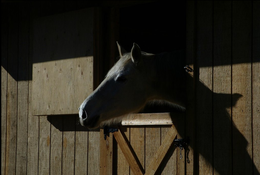
%> input picture images/Horse/1.png, 260 x 175 px, shrunk from 1024 x 690 before the run; its folder holds 3 pictures in this run
$ octave demo.m   (GNU Octave 9; MATLAB toolbox functions it lacks are replaced by stand-ins)
%> lines starting %> are read from the running program, lines starting %| are printed output that depends on the picture
### support functions/load_images.m
% This procedure loads a sequence of images
%
% Arguments:
%   'path', refers to a directory which contains a sequence of JPEG or PPM
%   images
%   'reduce' is an optional parameter that controls downsampling, e.g., reduce = .5
%   downsamples all images by a factor of 2.
%
% tom.mertens@gmail.com, August 2007
%

function I = load_images(path, reduce)
%> called with path = './images/horse', reduce = 1

if ~exist('reduce')
    reduce = 1;
end

if (reduce > 1 || reduce <= 0)
    error('reduce must fulfill: 0 < reduce <= 1');
end

% find all JPEG or PPM files in directory
files = dir([path '/*.tif']);
N = length(files);
if (N == 0)
    files = dir([path '/*.jpg']);
    N = length(files);
    if (N == 0)
    files = dir([path '/*.JPG']);
    N = length(files);
         if (N == 0)
    files = dir([path '/*.bmp']);
    N = length(files);
          if (N == 0)
              files = dir([path '/*.png']);
    N = length(files);
       if (N == 0)
            error('no files found');
       end
          end
         end
    end
end

% allocate memory
sz = size(imread([path '/' files(1).name]));
%> sz = [175 260 3]
r = floor(sz(1)*reduce);
%> r = 175
c = floor(sz(2)*reduce);
%> c = 260
I = zeros(r,c,3,N);

% read all files
for i = 1:N

    % load image
    filename = [path '/' files(i).name];
    im =double(imread(filename));
    if (size(im,1) ~= sz(1) || size(im,2) ~= sz(2))
        error('images must all have the same size');
    end

    % optional downsampling step
    if (reduce < 1)
        im = imresize(im,[r c],'bicubic');
    end
    if size(im,3)==1
    I(:,:,:,i) = cat(3,im,im,im);
    else
    I(:,:,:,i) = im;
    end
end

### support functions/reorderByLum.m
function imgSeq_reordered = reorderByLum(imgSeq)
%%%%%%%%%%%%%%%%%%%%%%%%%%%%%%%%%%%%%%%%%%%%%%%%%%%%%%%%%%%%%%%%%%%%%%%%%%%%%%%%%%%%%%%%%%%%%%%%%
% The function reorder each exposed image according to the expose time                          %
%   input:  1. imgSeq:  input image sequences at multiple exposure levels [0-255]               %
%                                                                                               %
%   output struct:                                                                              %
%           1. imgSeq_reorder: reordered image sequence at multiple exposure levels [0-255]     %
%%%%%%%%%%%%%%%%%%%%%%%%%%%%%%%%%%%%%%%%%%%%%%%%%%%%%%%%%%%%%%%%%%%%%%%%%%%%%%%%%%%%%%%%%%%%%%%%%
imgSeq = double(imgSeq);
m = squeeze(sum(sum(sum(imgSeq, 1), 2), 3));
%> m = [5218161; 12849866; 22408750]
[~, idx] = sort(m);
%> idx = [1; 2; 3]
imgSeq_reordered = imgSeq(:, :, :, idx);

### mef_ssim_d.m
function [oQ, qMap] = mef_ssim_d(imgSeq, fI, C, p, window, structureThres)


imgSeq = double(imgSeq);
fI = double(fI);

[s1, s2, s3] = size(imgSeq);
wSize = size(window,1);
sWindow = ones(wSize) / wSize^2;
xIdxMax = s1-wSize+1;
yIdxMax = s2-wSize+1;
stMap = zeros(xIdxMax, yIdxMax); %static region quality map
dyMap = zeros(xIdxMax, yIdxMax, s3);%dynamic region quality map
for refIdx=1:s3
    %iterative generate pseudo sequence
    numExd =  2*s3-1;
    imgSeqExd = uint8(zeros(s1, s2, numExd));
    imgSeqExd(:,:,1:s3) = uint8(imgSeq);
    count = 0;
    for i = 1 : s3
        if i ~= refIdx
            count = count + 1;
            temp = imhistmatch(uint8(imgSeqExd(:,:,refIdx)), uint8(imgSeqExd(:,:,i)), 256);
            temp( temp<0 ) = 0;
            temp( temp>255 ) = 255;
            imgSeqExd(:,:,count+s3) = temp;
        end
    end

    %compute binary and ideal reference patch
    [out_params] = generate_intermediate(imgSeqExd, C, p, sWindow, structureThres, refIdx);
    lMu = out_params.lMu;
    ed = out_params.ed;
    %     patchIndex = out_params.patchIndex;
    sMap = out_params.sMap;
    maxEd = out_params.maxEd;
    indexMap = out_params.indexMap;
    indM = out_params.indM;

    % main loop
    stepSize = 1;
    xIdx = 1 : stepSize : xIdxMax;
    xIdx = [xIdx xIdx(end)+1 : xIdxMax];
    yIdx = 1 : stepSize : yIdxMax;
    yIdx = [yIdx yIdx(end)+1 : yIdxMax];

    offset = wSize-1;
    for row = 1 : length(xIdx)
        for col = 1 : length(yIdx)
            i = xIdx(row);
            j = yIdx(col);
            if indexMap(i, j)==1 && refIdx==1
                blocks = imgSeqExd(i:i+offset, j:j+offset, indM(i,j,:));
                blocks = double(blocks);
                rBlock = zeros(wSize, wSize);
                for k = 1 : s3
                    rBlock = rBlock  + sMap(i, j, k) * (blocks(:,:,k) - lMu(i, j, k) ) / ed(i, j, k);
                end
                if norm(rBlock(:)) > 0
                    rBlock = rBlock / norm(rBlock(:)) * maxEd(i, j);
                end
                fBlock = fI(i:i+offset, j:j+offset);
                rVec = rBlock(:);
                fVec = fBlock(:);
                mu1 = sum( window(:) .* rVec );
                mu2 = sum( window(:) .* fVec );
                sigma1Sq = sum( window(:) .* (rVec - mu1).^2 );
                sigma2Sq = sum( window(:) .* (fVec - mu2).^2 );
                sigma12 = sum(  window(:) .* (rVec - mu1) .* (fVec - mu2)  );
                stMap(i,j) = ( 2 * sigma12 + C ) ./ ( sigma1Sq + sigma2Sq + C );
            elseif indexMap(i, j)==0
                blocks = imgSeqExd(i:i+offset, j:j+offset, indM(i,j,:));
                blocks = double(blocks);
                rBlock = zeros(wSize, wSize);
                for k = 1 : s3
                    rBlock = rBlock  + sMap(i, j, k) * (blocks(:,:,k) - lMu(i, j, k) ) / ed(i, j, k);
                end
                if norm(rBlock(:)) > 0
                    rBlock = rBlock / norm(rBlock(:)) * maxEd(i, j);
                end
                fBlock = fI(i:i+offset, j:j+offset);
                rVec = rBlock(:);
                fVec = fBlock(:);
                mu1 = sum( window(:) .* rVec );
                mu2 = sum( window(:) .* fVec );
                sigma1Sq = sum( window(:) .* (rVec - mu1).^2 );
                sigma2Sq = sum( window(:) .* (fVec - mu2).^2 );
                sigma12 = sum(  window(:) .* (rVec - mu1) .* (fVec - mu2)  );
                dyMap(i,j,refIdx) = ( 2 * sigma12 + C ) ./ ( sigma1Sq + sigma2Sq + C );
            end
        end
    end
end
staticNum = sum(indexMap(:)==1);
dynamicNum = size(indexMap, 1) * size(indexMap, 2) - staticNum;
Qs = sum(sum(stMap/staticNum));
Qs
if dynamicNum~=0
    QdExd = zeros(s3, 1);
    for i = 1 :s3
        QdExd(i) = sum(sum(dyMap(:,:,i)/dynamicNum));
    end
    [Qd,index]=max(QdExd);
    Qd
    qMap=dyMap(:,:,index) + stMap;
    oQ = (Qs + Qd) / 2;
else
    oQ = Qs;
end

### generate_intermediate.m
function [out_params] = generate_intermediate(imgSeqExd, C, p, window, structureThres, refIdx)

imgSeqExd = double(imgSeqExd);
[s1, s2, numExd] = size(imgSeqExd);
s3 = (numExd + 1) / 2;    % exposure number
wSize = size(window,1);
xIdxMax = s1-wSize+1;
yIdxMax = s2-wSize+1;
% C = (C*255)^2;
gMu = zeros(xIdxMax, yIdxMax, numExd); % global mean intensity
for i = 1 : numExd
    img = imgSeqExd(:,:,i);
    gMu(:,:,i) = ones(xIdxMax, yIdxMax) * mean(img(:)); %global mean intensity
end

lMu   = zeros(xIdxMax, yIdxMax, numExd); % local mean intensity
lMuSq = zeros(xIdxMax, yIdxMax, numExd);
sigmaSq = zeros(xIdxMax, yIdxMax, numExd); % signal strength from variance
for i = 1 : numExd
    lMu(:,:,i) = filter2(window, imgSeqExd(:, :, i), 'valid');
    lMuSq(:,:,i) = lMu(:,:,i) .* lMu(:,:,i); % mean square
    sigmaSq(:,:,i) = filter2(window, imgSeqExd(:, :, i).*imgSeqExd(:, :, i), 'valid') - lMuSq(:,:,i);
end

sigma = sqrt( max( sigmaSq, 0 ) );
ed = sigma*wSize  + 0.001; % signal strengh

% computing structural consistency map
count = 0;
numIndex = s3*(s3-1)/2;
sMap = zeros(xIdxMax, yIdxMax, s3, s3);
sRefMap = zeros(xIdxMax, yIdxMax, numIndex);
for i = 1 : s3
    for j = i+1 : s3
        count=count+1;
        crossMu = lMu(:,:,i) .* lMu(:,:,j);
        crossSigma = conv2(imgSeqExd(:, :, i).*imgSeqExd(:, :, j), window, 'valid') - crossMu;
        sMap(:,:,i,j) = ( crossSigma + C) ./ (sigma(:,:,i).* sigma(:,:,j) + C); % the third term in SSIM
        sRefMap(:,:,count) = sMap(:,:,i,j); % the third term in SSIM
    end
end
% sMap(sMap < 0) = 0;

% sRefMap = squeeze(sMap(:,:,refIdx,:)) + sMap(:,:,:,refIdx);
% sRefMap(:,:,refIdx) = ones(xIdxMax, yIdxMax); % add reference
sRefMap(sRefMap < structureThres) = 0;
sRefMap(sRefMap >= structureThres) = 1;
indexMap=zeros(xIdxMax,yIdxMax);

se = strel('disk',wSize);
for k = 1 : numIndex
    sRefMap(:,:,k) = imopen(sRefMap(:,:,k),se);
end

for k=1:numIndex
    indexMap=indexMap+sRefMap(:,:,k);
end
indexMap(indexMap <numIndex) = 0;
indexMap(indexMap >= numIndex) = 1;%final binary map
clear sMap;
clear sRefMap;
cMap = repmat(indexMap,[1, 1, s3]);
cMap(:,:,refIdx) = ones(xIdxMax, yIdxMax); % add reference
cMapExd = zeros(xIdxMax, yIdxMax, numExd);
cMapExd(:, :, 1:s3) = cMap;
clear cMap;
count = 0;
for i = 1 : s3
    if i ~= refIdx
        count = count + 1;
        cMapExd(:, :, count+s3) = 1 - cMapExd(:,:,i);
    end
end

% computing index matrix for the main loop
indM = zeros(xIdxMax, yIdxMax, s3);
indM(:,:,refIdx) = refIdx;
for i = 1 : s3
    if i < refIdx
        indM(:,:,i) = cMapExd(:, :, i) * i + cMapExd(:, :, i+s3) * (i+s3);
    elseif i > refIdx
        indM(:,:,i) = cMapExd(:, :, i) * i + cMapExd(:, :, i+s3-1) * (i+s3-1);
    end
end

% [29 lines of commented-out code are left out]


sMap = ed.^p; % signal structure weighting map
sMap = sMap .* cMapExd + 0.001;
normalizer = sum(sMap,3);
sMap = sMap ./ repmat(normalizer,[1, 1, numExd]);

maxEd = ed .* cMapExd; %  desired signal strength
[maxEd, patchIndex] = max(maxEd, [], 3);

out_params.ed = ed;
out_params.lMu = lMu;
out_params.patchIndex = patchIndex;
out_params.sMap = sMap;
out_params.maxEd = maxEd;
out_params.indexMap = indexMap;
out_params.indM = indM;

### mef_ms_ssim_d.m
function [Q,  qMap] = mef_ms_ssim_d(imgSeq, fI, varargin)
%%%%%%%%%%%%%%%%%%%%%%%%%%%%%%%%%%%%%%%%%%%%%%%%%%%%%%%%%%%%%%%%%%%%%%%%%%%%%%%%%
% Multi-exposure fused (MEF) for dynamic scene image quality model Version 1.0  %
% Copyright(c) 2019 Yuming Fang, Hanwei Zhu, Kede Ma, Zhou Wang, and Shutao Li  %
% All Rights Reserved.                                                          %
%                                                                               %
% ------------------------------------------------------------------------------%
% Permission to use, copy, or modify this software and its documentation        %
% for educational and research purposes only and without fee is hereby          %
% granted, provided that this copyright notice and the original authors'        %
% names appear on all copies and supporting documentation. This program         %
% shall not be used, rewritten, or adapted as the basis of a commercial         %
% software or hardware product without first obtaining permission of the        %
% authors. The authors make no representations about the suitability of         %
% this software for any purpose. It is provided "as is" without express         %
% or implied warranty.                                                          %
% ----------------------------------------------------------------------        %
% This is an implementation of an objective image quality assessment model      %
% for MEF of dynamic scene using their corresponding input source               %
% sequences as reference                                                        %
%                                                                               %
% Please refer to the following paper:                                          %
%                                                                               %
% Y. Fang, H. Zhu, K. Ma, Z. Wang, and S. Li, "Perceptual Evaluation for        %
% Multi-Exposure Image Fusion of Dynamic Scenes" submitted to IEEE              %
% Transactions on  Image Processing                                             %
%                                                                               %
%                                                                               %
% Kindly report any suggestions or corrections to h4nwei.zhu@gmail.com,         %
% fa0001ng@e.ntu.edu.sg, k29ma@uwaterloo.ca, or zhouwang@ieee.org               %
%                                                                               %
%                                                                               %
% ----------------------------------------------------------------------        %
% MEF-SSIMd                                                                      %
% input: (1) imgSeq: image sequences at multiple exposure levels [0-255].       %
%        (2) fI: the MEF image being evaluated in [0-255] grayscale.            %
% optional input:                                                               %
%        (3) C: constant in the SSIM index formula (see the above               %
%            reference). defualt value: K = (0.03*255)^2                        %
%        (4) p: the exponent parameter.  default value p = 4;                   %
%        (5) structureThres: the structure consistent threshold.                %
%                      defualt value: structureThres = 0.5                      %
%        (6) window: local window for statistics. default widnow is             %
%            Gaussian given by window = fspecial('gaussian', 11, 1.5);          %
%                                                                               %
%                                                                               %
%                                                                               %
% output: (1) oQ: The overlll quality score of the MEF image.                   %
%         (2)  Q: The quality scores in each scale.                             %
%         (3) qMap: The quality maps of the MEF image in each scale.            %
%                                                                               %
%Basic Usage:                                                                   %
%   Given the test MEF image and its corresponding source sequence              %
%                                                                               %
%   [Q, qMap] = mef_ms_ssim_d(imgSeq, fI);                                      %
%                                                                               %
%                                                                               %
%%%%%%%%%%%%%%%%%%%%%%%%%%%%%%%%%%%%%%%%%%%%%%%%%%%%%%%%%%%%%%%%%%%%%%%%%%%%%%%%%
% input params parsing
params = inputParser;

default_C = (0.03*255)^2;
default_p = 4;
default_structureThres = 0.5;
default_window = fspecial('gaussian', 11, 1.5);

addRequired(params,'imgSeq');
addRequired(params,'fI');
addParameter(params, 'C', default_C, @isnumeric);
addParameter(params, 'p', default_p, @isnumeric);
addParameter(params, 'structureThres', default_structureThres, @isnumeric);
addParameter(params, 'window', default_window, @isnumeric);

parse(params, imgSeq, fI, varargin{:});

% initialization
C = params.Results.C;
p = params.Results.p;
structureThres = params.Results.structureThres;
window = params.Results.window;


imgSeq = double(imgSeq);
fI = double(fI);

% MEF-SSIMd
[Q, qMap] = mef_ssim_d(imgSeq, fI,  C, p, window, structureThres);

### demo.m
clc,clear,close all;

%% change direction
prev_dir = pwd; file_dir = fileparts(mfilename('fullpath')); cd(file_dir);
addpath(genpath(pwd));

%% model calculation
Q = zeros(2,1); % test two fused images
imgSeqColor = uint8(load_images('./images/horse',1));
imgSeqColor = uint8(reorderByLum(imgSeqColor));
[s1, s2, s3, s4] = size(imgSeqColor);
%> s1 = 175; s2 = 260; s3 = 3; s4 = 3
imgSeq = zeros(s1, s2, s4);
for i = 1:s4
    imgSeq(:, :, i) =  rgb2gray( squeeze( imgSeqColor(:,:,:,i) ) ); % color to gray conversion
end
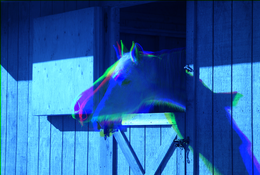
%> imgSeq: size 175x260x3 double; mean R, G, B 40.5, 97.8, 166.1

fI1 = imread('./images/Horse_Shutao.jpg');
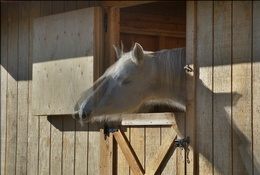
%> input picture images/Horse_Shutao.jpg, 260 x 175 px, shrunk from 1024 x 690 before the run
%> fI1 is the input picture: size 175x260x3 uint8; mean R, G, B 114.1, 101.9, 84
fI1 = double(rgb2gray(fI1));
%> fI1: size 175x260 double
[Q(1), QMap1] = mef_ms_ssim_d(imgSeq, fI1);
%> after the loop in mef_ssim_d, `for refIdx=1:s3`:
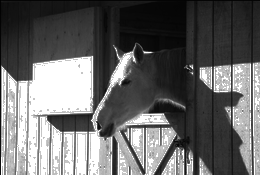
%> temp: size 175x260 uint8; min 0, max 255, mean 104.9
%> after the loop in mef_ssim_d, `for refIdx=1:s3`: fVec = 121 values, max 117 at index 111, min 51 at index 34, mean 83.89; mu1 = -12.01; mu2 = 78.63; rVec = 121 values, max 32.21 at index 25, min -152.3 at index 36, mean 5.29e-11; sigma12 = 808.7; sigma1Sq = 3730; sigma2Sq = 196.7
%> in mef_ssim_d, `staticNum = sum(indexMap(:)==1);`: staticNum = 33769
%> in mef_ssim_d, `dynamicNum = size(indexMap, 1) * size(indexMap, 2) - staticNum;`: dynamicNum = 7481
%> in mef_ssim_d, `Qs = sum(sum(stMap/staticNum));`: Qs = 0.947
%> after the loop in mef_ssim_d, `for i = 1 :s3`: QdExd = [0.589; 0.666; 0.502]
%> in mef_ssim_d, `[Qd,index]=max(QdExd);`: Qd = 0.666; index = 2
%> in mef_ssim_d, `Qd`: Qd = 0.666
%> in mef_ssim_d, `oQ = (Qs + Qd) / 2;`: oQ = 0.806

fI2= imread('./images/Horse_SPDMEF.jpg');
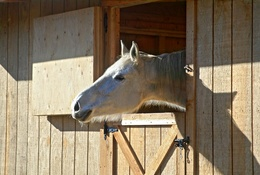
%> input picture images/Horse_SPDMEF.jpg, 260 x 175 px, shrunk from 1024 x 690 before the run
%> fI2 is the input picture: size 175x260x3 uint8; mean R, G, B 135.2, 119.8, 97.6
fI2 = double(rgb2gray(fI2));
%> fI2: size 175x260 double
[Q(2),  QMap2] = mef_ms_ssim_d(imgSeq, fI2);
%> call 2 of mef_ssim_d, with C = 58.52, p = 4, structureThres = 0.5
%> after the loop in mef_ssim_d (call 2), `for refIdx=1:s3`:
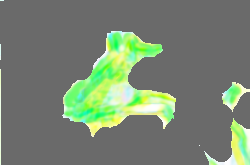
%> dyMap: size 165x250x3 double; mean R, G, B 0.0851, 0.175, 0.0488; drawn with min black and max white
%> after the loop in mef_ssim_d (call 2), `for refIdx=1:s3`:
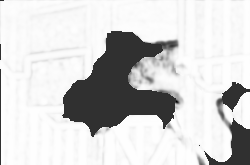
%> stMap: size 165x250 double; min -0.233, max 0.999, mean 0.784; drawn with min black and max white
%> after the loop in mef_ssim_d (call 2), `for refIdx=1:s3`: fVec = 121 values, max 142 at index 111, min 40 at index 53, mean 84.23; mu2 = 80.83; sigma12 = 1152.3; sigma2Sq = 404.2
%> in mef_ssim_d (call 2), `Qs = sum(sum(stMap/staticNum));`: Qs = 0.957
%> after the loop in mef_ssim_d (call 2), `for i = 1 :s3`: QdExd = [0.469; 0.967; 0.269]
%> in mef_ssim_d (call 2), `[Qd,index]=max(QdExd);`: Qd = 0.967
%> in mef_ssim_d (call 2), `oQ = (Qs + Qd) / 2;`: oQ = 0.962

figure;
subplot(2,2,1), imshow(fI1/255), title('Li12');
subplot(2,2,2), imshow(QMap1), title('quality map');
subplot(2,2,3), imshow(fI2/255), title('SPD-MEF');
subplot(2,2,4), imshow(QMap2), title('quality map');
%> after `imshow(QMap2)`:
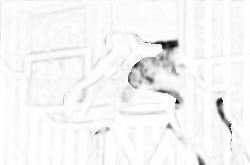
%> displayed picture: size 165x250, on the screen's scale of 0 to 255; min 0, max 255, mean 244.6
